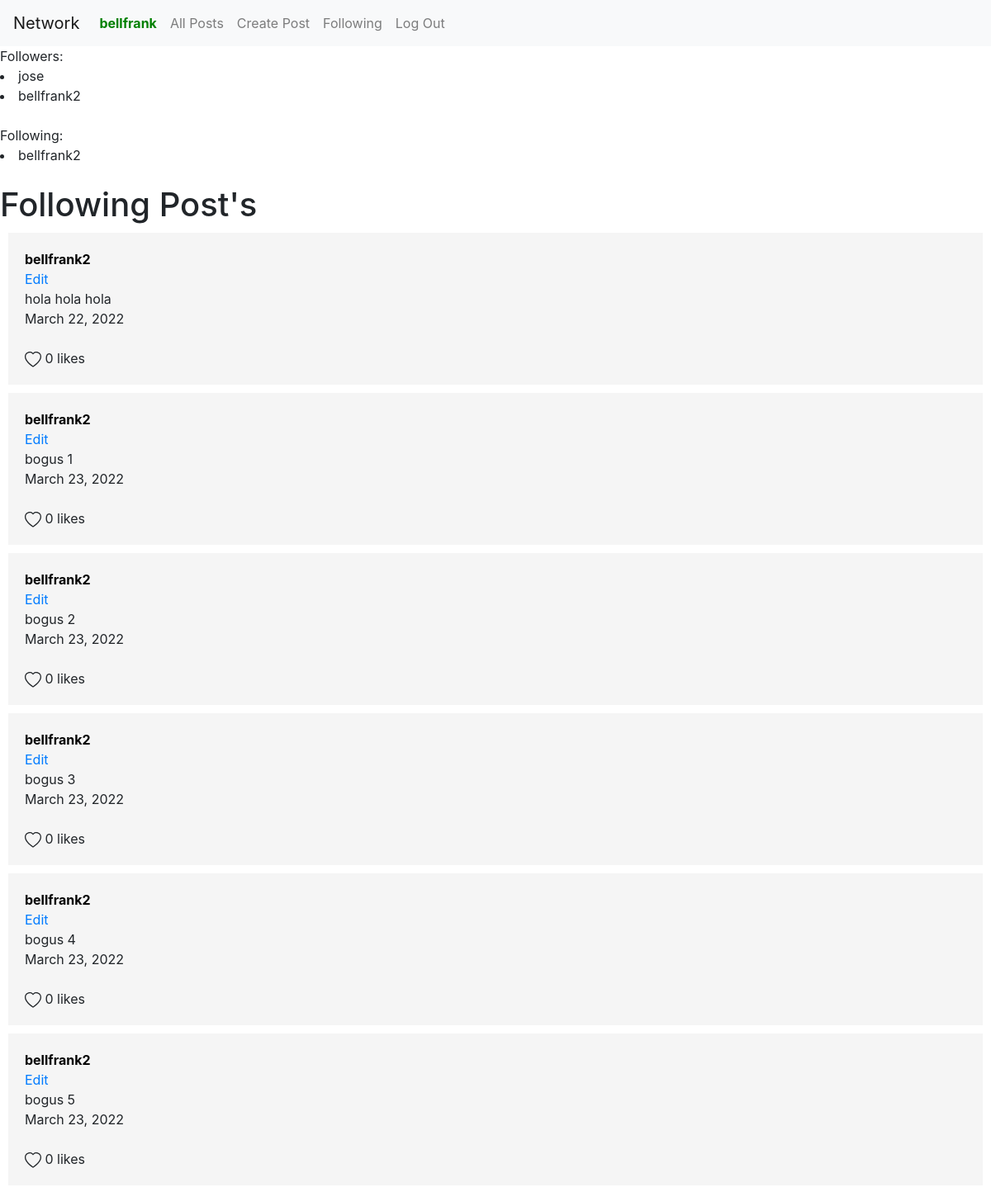
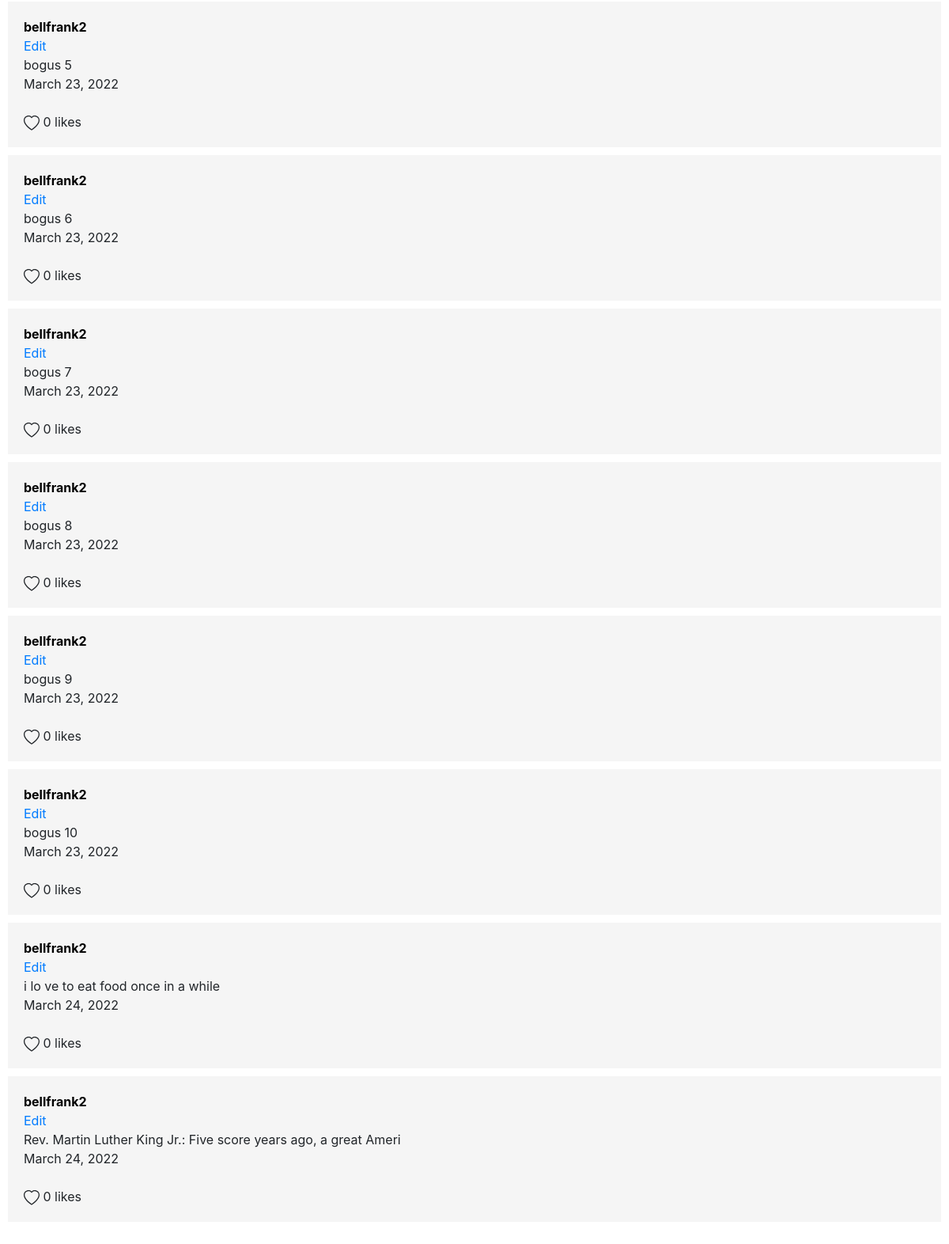
Page /following (signed in) on the committed database (2 pictures, top to bottom).
### network/models.py (models this page shows, shortened)
class User(AbstractUser):
    followers = models.ManyToManyField('self', blank=True, related_name="followees", symmetrical=False)

class Posts(models.Model):
    user = models.ForeignKey(User, on_delete=models.CASCADE, related_name="user_post")
    description = models.TextField(max_length=500)
    time_posted = models.DateField(auto_now_add = True)
    status = models.BooleanField(default=True)

### network/views.py (the view)
# urls.py: path("following", views.following, name="following"),
@login_required
def following(request):
    followers = User.objects.get(username=request.user).followers.all()
    following = User.objects.get(username=request.user).followees.all()
    posts = Posts.objects.all()
    return render(request, "network/following.html",{
        "followers":followers,
        "following":following,
        "posts":posts,
    })

### network/templates/network/following.html (shortened to what this page needs)
{% extends "network/layout.html" %}
{% block body %}
Followers:
    {% for follower in followers %}
        <li>{{follower}}</li>
    {%endfor%}
    <br>
Following:
    {% for follow in following %}
        <li>{{follow}}</li>
    {%endfor%}
<br>
<h1> Following Post's</h1>
{% for post in posts %}
    {% if post.user in following%}
        <div class="post">
            <a href="{% url 'profile' post.user %}" style="color: black;"><strong>{{post.user}}</strong></a>
            <br>
            <a href="">Edit</a>
            <br>
            {{post.description}}
            <br>
            {{post.time_posted}}
            <br>
            <br>
             0 likes
        </div>
    {% endif %}
{% endfor %}
{% endblock %}

### network/templates/network/layout.html (shortened to what this page needs)
{% load static %}
<!DOCTYPE html>
<html lang="en">
    <head>
        <link rel="stylesheet" href="https://stackpath.bootstrapcdn.com/bootstrap/4.4.1/css/bootstrap.min.css">
        <link href="{% static 'network/styles.css' %}" rel="stylesheet">
    </head>
    <body>
        <nav class="navbar navbar-expand-lg navbar-light bg-light">
            <a class="navbar-brand" href="{% url 'index' %}">Network</a>
            <div>
              <ul class="navbar-nav mr-auto">
                {% if request.user.is_authenticated %}
                    <li class="nav-item">
                        <a class="nav-link" href="#" style="color: green;"><strong>{{ request.user.username }}</strong></a>
                    </li>
                {% endif %}
                <li class="nav-item">
                  <a class="nav-link" href="{% url 'index' %}">All Posts</a>
                </li>
                {% if request.user.is_authenticated %}
                    <li class="nav-item">
                        <a class="nav-link" href="{% url 'create' %}">Create Post</a>
                    </li>
                    <li class="nav-item">
                        <a class="nav-link" href="{% url 'following' %}">Following</a>
                    </li>
                    <li class="nav-item">
                        <a class="nav-link" href="{% url 'logout' %}">Log Out</a>
                    </li>
                {% endif %}
              </ul>
            </div>
          </nav>
        <div class="body">
            {% block body %}
            {% endblock %}
        </div>
    </body>
</html>

### network/static/network/styles.css (style rules this page uses)
.post { background-color: whitesmoke; padding: 20px; margin: 10px; }
body { padding-bottom: 50px; }

### rows in the picture
User: user.username "bellfrank"
User: username "jose"
User: username "bellfrank2"
Posts: user "bellfrank2", description "hola hola hola", time_posted "March 22, 2022"
Posts: user "bellfrank2", description "bogus 1", time_posted "March 23, 2022"
Posts: user "bellfrank2", description "bogus 2", time_posted "March 23, 2022"
Posts: user "bellfrank2", description "bogus 3", time_posted "March 23, 2022"
Posts: user "bellfrank2", description "bogus 4", time_posted "March 23, 2022"
Posts: user "bellfrank2", description "bogus 5", time_posted "March 23, 2022"
Posts: user "bellfrank2", description "bogus 5", time_posted "March 23, 2022"
Posts: user "bellfrank2", description "bogus 6", time_posted "March 23, 2022"
Posts: user "bellfrank2", description "bogus 7", time_posted "March 23, 2022"
Posts: user "bellfrank2", description "bogus 8", time_posted "March 23, 2022"
Posts: user "bellfrank2", description "bogus 9", time_posted "March 23, 2022"
Posts: user "bellfrank2", description "bogus 10", time_posted "March 23, 2022"
Posts: user "bellfrank2", description "i lo ve to eat food once in a while", time_posted "March 24, 2022"
Posts: user "bellfrank2", description "Rev. Martin Luther King Jr.: Five score years ago, a great Ameri", time_posted "March 24, 2022"
